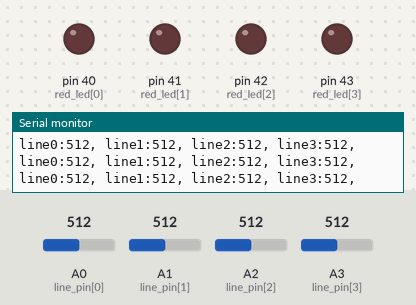
Bench run of a sketch on a simulated Arduino Mega 2560, built with avr-gcc and run on an emulated ATmega2560. On the bench: output pins drawn as LEDs (lit = HIGH), the last lines printed to the serial monitor. The test bench sets the inputs (shaded band); at power-on: A0 (line_pin[0]) = 512, A1 (line_pin[1]) = 512, A2 (line_pin[2]) = 512, A3 (line_pin[3]) = 512.

Above: at 1.2 s.
1.3 s: A0 (line_pin[0]) set to 784
4.3 s: A0 (line_pin[0]) set to 813
At 5.4 s:
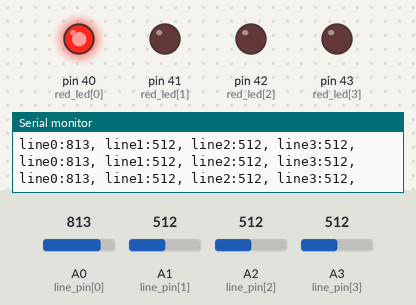
5.8 s: A1 (line_pin[1]) set to 790
8.8 s: A1 (line_pin[1]) set to 812
At 9.9 s:
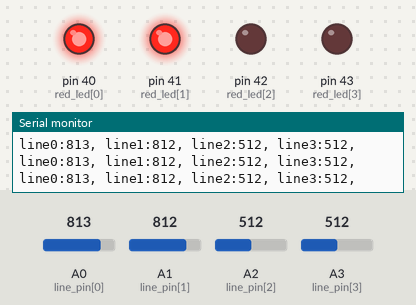
10.3 s: A2 (line_pin[2]) set to 791
13.3 s: A2 (line_pin[2]) set to 810
At 14.4 s:
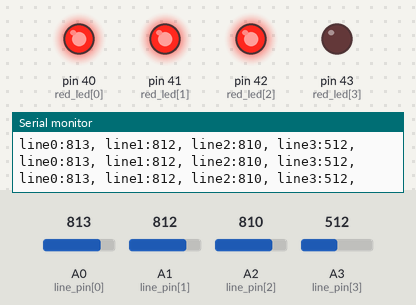
Timing chart, 0 to 15.8 s (numbered marks = the images above; inputs shaded):
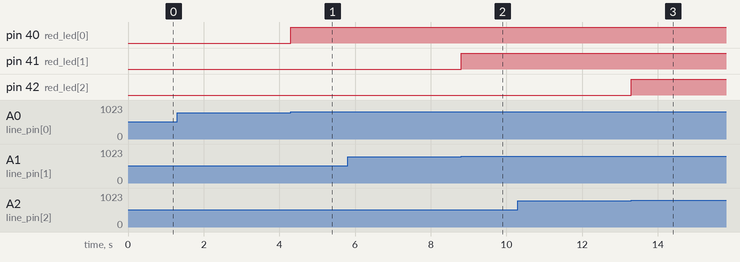

Measured:
- the behaviour switches between 799 and 800 on A0 (line_pin[0]) (found by bisection; images 0 and 1)
- the behaviour switches between 799 and 800 on A1 (line_pin[1]) (found by bisection; images 1 and 2)
- the behaviour switches between 799 and 800 on A2 (line_pin[2]) (found by bisection; images 2 and 3)
- after the input at 4.3 s, pin 40 (red_led[0]): LOW → HIGH at once
- after the input at 8.8 s, pin 41 (red_led[1]): LOW → HIGH at once
- after the input at 13.3 s, pin 42 (red_led[2]): LOW → HIGH at once

The sketch:

line.ino
```cpp
const int line_pin[] = {A0, A1, A2, A3};
const int red_led[] = {40, 41, 42, 43};
int line_read;
int line_value;

void setup() {
  Serial.begin(38400);
  for (int i = 0; i <= 3; i++) {
    pinMode(line_pin[i], INPUT);
    pinMode(red_led[i], OUTPUT);
  }
}

void loop() {
  for (int i = 0; i <= 3; i++) {
    line_read = analogRead(line_pin[i]);

    if (line_read >= 800){
      line_value = 1;
      digitalWrite(red_led[i], HIGH);
    } else {
      line_value = 0;
      digitalWrite(red_led[i], LOW);
    }

    Serial.print("line");
    Serial.print(i);
    Serial.print(":");
    Serial.print(line_read);
    Serial.print(", ");
  }
  Serial.println();
}
```
